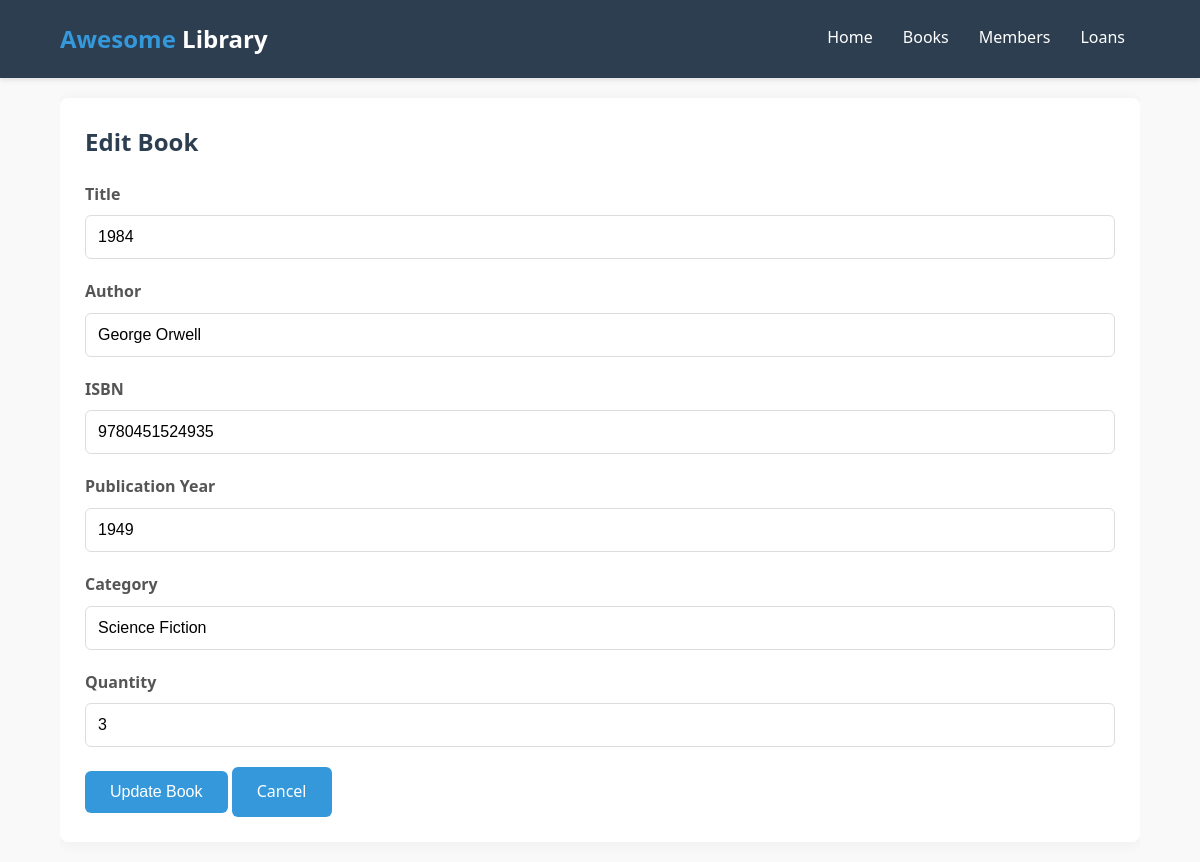
/edit_book.php?id=2, run on the app's committed database.
### tables this page shows
CREATE TABLE `books` (
  `book_id` int NOT NULL AUTO_INCREMENT,
  `title` varchar(255) NOT NULL,
  `author` varchar(255) NOT NULL,
  `isbn` varchar(20) NOT NULL,
  `publication_year` int DEFAULT NULL,
  `category` varchar(100) DEFAULT NULL,
  `quantity` int NOT NULL DEFAULT '1',
  `available_quantity` int NOT NULL DEFAULT '1',
  `created_at` timestamp NOT NULL DEFAULT CURRENT_TIMESTAMP,
  PRIMARY KEY (`book_id`),
  UNIQUE KEY `isbn` (`isbn`)
);

### edit_book.php (the view, shortened to what this page needs)
<?php
include 'config.php';
$book_id = $_GET['id'];
$stmt = $pdo->prepare("SELECT * FROM books WHERE book_id = ?");
$stmt->execute([$book_id]);
$book = $stmt->fetch(PDO::FETCH_ASSOC);
?>
<!DOCTYPE html>
<html lang="en">
<head>
    <link rel="stylesheet" href="style.css">
</head>
<body>
    <header>
        <div class="container">
            <div id="branding">
                <h1><span class="highlight">Awesome</span> Library</h1>
            </div>
            <nav>
                <ul>
                    <li><a href="index.php">Home</a></li>
                    <li><a href="books.php">Books</a></li>
                    <li><a href="members.php">Members</a></li>
                    <li><a href="loans.php">Loans</a></li>
                </ul>
            </nav>
        </div>
    </header>
    <div class="container">
        <section class="card">
            <h2>Edit Book</h2>
            <form action="edit_book.php?id=<?php echo $book_id; ?>" method="post">
                <div class="form-group">
                    <label for="title">Title</label>
                    <input type="text" id="title" name="title" value="<?php echo htmlspecialchars($book['title']); ?>" required>
                </div>
                <div class="form-group">
                    <label for="author">Author</label>
                    <input type="text" id="author" name="author" value="<?php echo htmlspecialchars($book['author']); ?>" required>
                </div>
                <div class="form-group">
                    <label for="isbn">ISBN</label>
                    <input type="text" id="isbn" name="isbn" value="<?php echo htmlspecialchars($book['isbn']); ?>" required>
                </div>
                <div class="form-group">
                    <label for="publication_year">Publication Year</label>
                    <input type="number" id="publication_year" name="publication_year" value="<?php echo htmlspecialchars($book['publication_year']); ?>">
                </div>
                <div class="form-group">
                    <label for="category">Category</label>
                    <input type="text" id="category" name="category" value="<?php echo htmlspecialchars($book['category']); ?>">
                </div>
                <div class="form-group">
                    <label for="quantity">Quantity</label>
                    <input type="number" id="quantity" name="quantity" value="<?php echo htmlspecialchars($book['quantity']); ?>" min="1">
                </div>
                <button type="submit">Update Book</button>
                <a href="books.php" class="btn">Cancel</a>
            </form>
        </section>
    </div>
</body>
</html>

### style.css (style rules this page uses)
:root { --primary-color: #3498db; --secondary-color: #2ecc71; --danger-color: #e74c3c; --warning-color: #f39c12; --dark-color: #2c3e50; --light-color: #ecf0f1; --success-color: #27ae60; }
body { font-family: 'Segoe UI', Tahoma, Geneva, Verdana, sans-serif; line-height: 1.6; margin: 0; padding: 0; background-color: #f9f9f9; color: #333; }
.container { width: 90%; max-width: 1200px; margin: auto; overflow: hidden; }
header { background: var(--dark-color); color: #ffffff; padding: 20px 0; box-shadow: 0 2px 5px rgba(0, 0, 0, 0.1); }
header a { color: #ffffff; text-decoration: none; font-size: 16px; transition: all 0.3s ease; }
header ul { padding: 0; margin: 0; list-style: none; overflow: hidden; }
header li { float: left; display: inline; padding: 0 15px; }
header #branding { float: left; }
header #branding h1 { margin: 0; font-size: 24px; }
header nav { float: right; margin-top: 5px; }
header .highlight { color: var(--primary-color); font-weight: bold; }
.card { background: #ffffff; padding: 25px; margin: 20px 0; border-radius: 8px; box-shadow: 0 2px 15px rgba(0, 0, 0, 0.05); }
.card h2 { margin-top: 0; color: var(--dark-color); display: flex; align-items: center; gap: 10px; }
.form-group { margin-bottom: 20px; }
label { display: block; margin-bottom: 8px; font-weight: 600; color: #555; }
input[type="text"], input[type="email"], input[type="number"], input[type="date"], input[type="password"], select, textarea { width: 100%; padding: 12px; border: 1px solid #ddd; border-radius: 6px; box-sizing: border-box; font-size: 16px; transition: border 0.3s ease; }
button, .btn { display: inline-block; background: var(--primary-color); color: #ffffff; padding: 12px 25px; border: none; border-radius: 6px; cursor: pointer; text-decoration: none; font-size: 16px; font-weight: 500; transition: all 0.3s ease; }

### data on the page
books: title "1984", author "George Orwell", isbn "9780451524935", publication_year "1949", category "Science Fiction", quantity "3"
